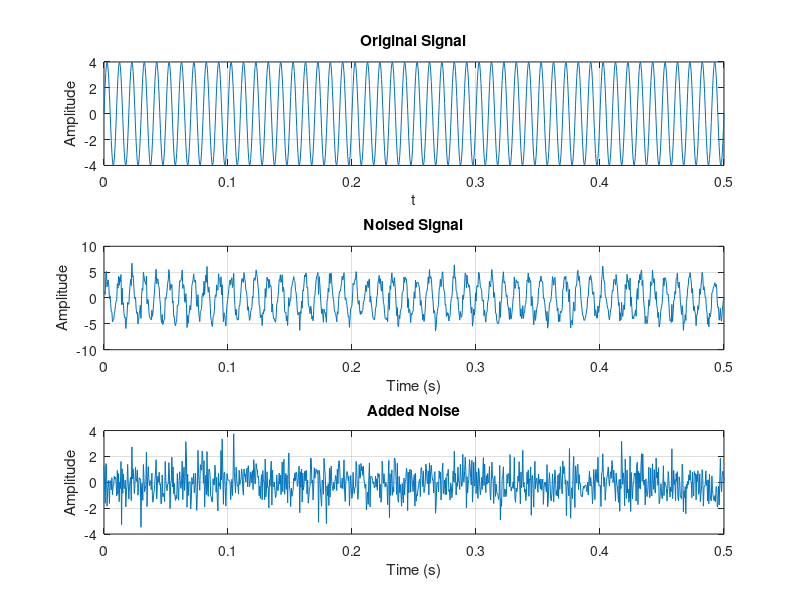

The MATLAB source for this figure: (Note: this script raises an error after producing the figure.)
clear, close all
f = 100;
fs = 1024;
t = linspace(0, 0.5, fs);

x = 4 * sin(2 * pi * f * t);

noise = randn(1, fs);
x_noised = x + noise;

figure;
subplot(3, 1, 1);
plot(t, x);
title('Original Signal');
xlabel('t');
ylabel('Amplitude');
grid on;

subplot(3, 1, 2);
plot(t, x_noised);
title('Noised Signal');
xlabel('Time (s)');
ylabel('Amplitude');
grid on;

subplot(3, 1, 3);
plot(t, noise);
title('Added Noise');
xlabel('Time (s)');
ylabel('Amplitude');
grid on;

sgtitle('Original Signal, Noised Signal, and Added Noise');
